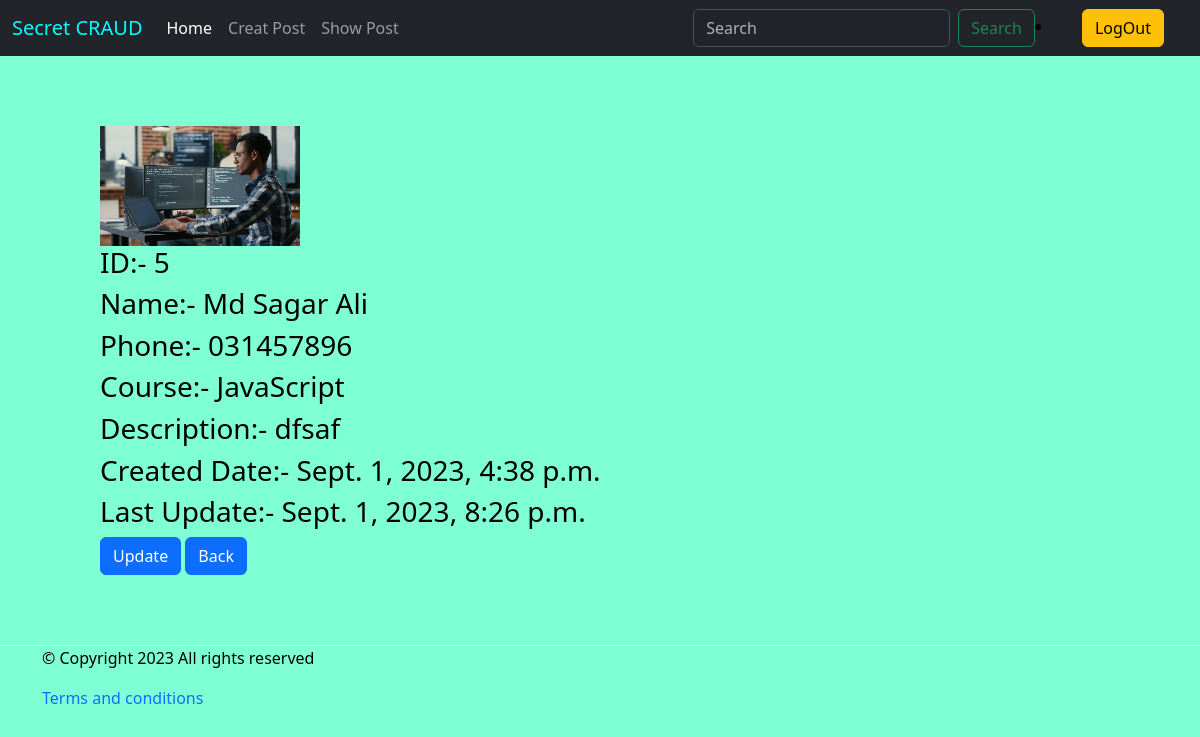
Screenshot of /info/5/ (signed in) with the database file from the repository.
### crud_app/models.py (models this page shows, shortened)
class CrudModel(models.Model):
    id = models.AutoField(primary_key=True, unique= True)
    name = models.CharField(max_length= 50)
    phone = models.CharField(max_length= 14)
    email = models.EmailField(max_length= 50)
    course = models.CharField(max_length= 50)
    image = models.ImageField(upload_to= 'photos/images', null=True, default='photos/images/photo.jpg')
    description = models.TextField(max_length= 500, blank= True)
    created_date = models.DateTimeField(auto_now_add= True)
    modify_date = models.DateTimeField(auto_now= True)
    class Meta:
        verbose_name = 'Crud'
        verbose_name_plural = "CRUD'S"

### crud_app/views.py (the view)
# urls.py: path('info/<int:id>/', more_info, name='more_info'),
@login_required
def more_info(request, id):
    get_obj = get_object_or_404(CrudModel, pk = id)
    return render(request, 'more_info.html', {'info': get_obj})

### crud_app/templates/more_info.html (shortened to what this page needs)
{% extends 'base.html' %}
{% load static %}
{% block join_css %}
<link rel="stylesheet" href="{% static 'more_info.css' %}">
{% endblock join_css %}
{% block body %}
<div style=" text-align: left; margin-top: 70px; margin-left: 100px; margin-bottom: 70px;">
    <img src="{{info.image.url}}" alt="user image" class="images">
    <h3>ID:- {{info.id}}</h3>
    <h3>Name:- {{info.name}}</h3>
    <h3>Phone:- {{info.phone}}</h3>
    <h3>Course:- {{info.course}}</h3>
    <h3>Description:- {{info.description}}</h3>
    <h3>Created Date:- {{info.created_date}}</h3>
    <h3>Last Update:- {{info.modify_date}}</h3>
    <a class="btn btn-primary" href="{% url 'update_crud' info.id %}">Update</a>
    <a class="btn btn-primary" href="{% url 'show_crud' %}">Back</a>
</div>
{% endblock body %}

### crud_app/static/more_info.css (style rules this page uses)
body { background-image: url('images/bgc.jpg'); background: aquamarine; color: black; }
.images { max-width: 200px; max-height: 200px; }

### rows the page displays
CrudModel: image (picture), id "5", name "Md Sagar Ali", phone "031457896", course "JavaScript", description "dfsaf", created_date "Sept. 1, 2023, 4:38 p.m.", modify_date "Sept. 1, 2023, 8:26 p.m."
